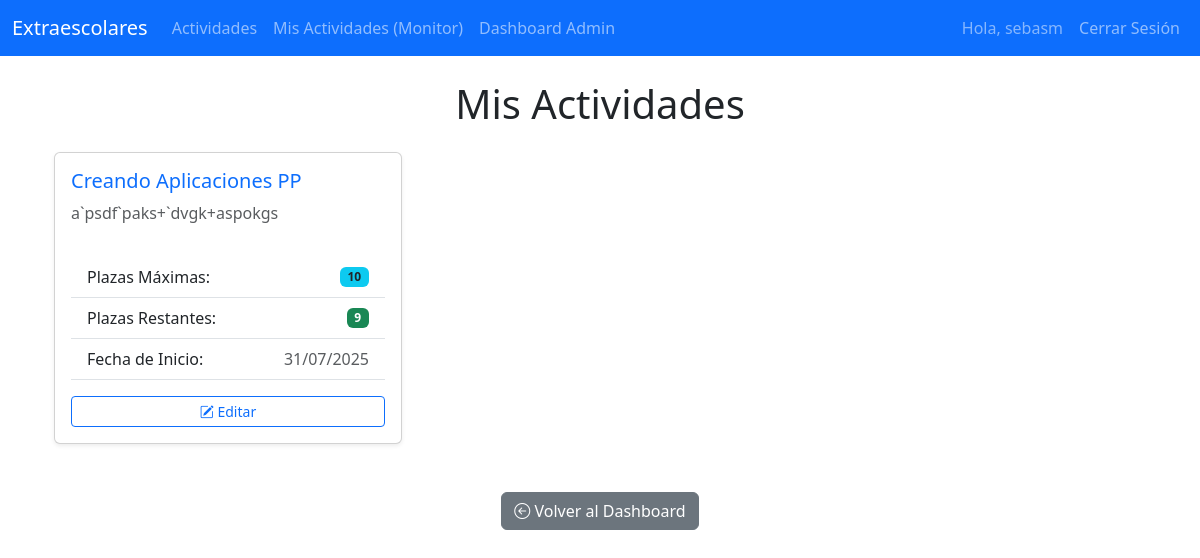
The page /actividades/monitor/actividades/ (signed in) on the database its author committed.
### actividades/models.py (models this page shows, shortened)
class Actividad(models.Model):
    nombre = models.CharField(max_length=200)
    descripcion = models.TextField()
    monitor = models.ForeignKey(Monitor, on_delete=models.SET_NULL, null=True, blank=True)
    plazas_maximas = models.IntegerField()
    fecha_inicio = models.DateField()
    def plazas_restantes(self):
        inscripciones_actuales = self.inscripcion_set.count()
        return self.plazas_maximas - inscripciones_actuales

### actividades/views.py (the view)
# urls.py: path('monitor/actividades/', views.actividades_monitor, name='actividades_monitor'),
@login_required
@user_passes_test(is_monitor, login_url='/login/')
def actividades_monitor(request):
    try:
        monitor_actual = request.user.monitor_profile
        actividades = Actividad.objects.filter(monitor=monitor_actual)
    except Monitor.DoesNotExist:
            actividades = []
    context = {
        'actividades': actividades
    }
    return render(request, 'actividades/actividades_monitor.html', context)

### actividades/views.py (called while the page is built)
def is_monitor(user):
    return not hasattr(user, 'alumno') and user.is_staff # O user.groups.filter(name='Monitores').exists()

### templates/actividades/actividades_monitor.html (shortened to what this page needs)
{% extends 'base.html' %}
{% block content %}
<div class="container mt-4">
    <h1 class="mb-4 text-center">Mis Actividades</h1>
    {% if actividades %}
        <div class="row">
            {% for actividad in actividades %}
                <div class="col-md-6 col-lg-4 mb-4">
                    <div class="card h-100 shadow-sm">
                        <div class="card-body d-flex flex-column">
                            <h5 class="card-title text-primary">{{ actividad.nombre }}</h5>
                            <p class="card-text text-muted flex-grow-1">{{ actividad.descripcion|truncatechars:150 }}</p>
                            <ul class="list-group list-group-flush mt-3">
                                <li class="list-group-item d-flex justify-content-between align-items-center">
                                    Plazas Máximas:
                                    <span class="badge bg-info text-dark">{{ actividad.plazas_maximas }}</span>
                                </li>
                                <li class="list-group-item d-flex justify-content-between align-items-center">
                                    Plazas Restantes:
                                    <span class="badge bg-{% if actividad.plazas_restantes <= 0 %}danger{% elif actividad.plazas_restantes < 5 %}warning{% else %}success{% endif %}">
                                        {{ actividad.plazas_restantes }}
                                    </span>
                                </li>
                                <li class="list-group-item d-flex justify-content-between align-items-center">
                                    Fecha de Inicio:
                                    <span class="text-muted">{{ actividad.fecha_inicio|date:"d/m/Y" }}</span>
                                </li>
                            </ul>
                            <div class="mt-auto pt-3 border-top">
                                <a href="{% url 'admin_editar_actividad' actividad.id %}" class="btn btn-sm btn-outline-primary w-100">
                                    <i class="bi bi-pencil-square"></i> Editar
                                </a>
                            </div>
                        </div>
                    </div>
                </div>
            {% endfor %}
        </div>
    {% endif %}
    <div class="mt-4 text-center">
        <a href="{% url 'admin_dashboard' %}" class="btn btn-secondary">
            <i class="bi bi-arrow-left-circle"></i> Volver al Dashboard
        </a>
    </div>
</div>
{% endblock %}

### templates/base.html (shortened to what this page needs)
{% load static %}
<!DOCTYPE html>
<html lang="es">
<head>
    <link href="https://cdn.jsdelivr.net/npm/bootstrap@5.3.3/dist/css/bootstrap.min.css" rel="stylesheet">
    <link rel="stylesheet" href="https://cdn.jsdelivr.net/npm/bootstrap-icons@1.11.3/font/bootstrap-icons.min.css">
</head>
<body>
    <nav class="navbar navbar-expand-lg navbar-dark bg-primary">
        <div class="container-fluid">
            <a class="navbar-brand" href="{% url 'lista_actividades' %}">Extraescolares</a>
            <div class="collapse navbar-collapse" id="navbarNav">
                <ul class="navbar-nav me-auto mb-2 mb-lg-0">
                    <li class="nav-item">
                        <a class="nav-link" href="{% url 'lista_actividades' %}">Actividades</a>
                    </li>
                    {% if user.is_authenticated %}
                        {% if not user.alumno and user.is_staff %}
                        <li class="nav-item">
                            <a class="nav-link" href="{% url 'actividades_monitor' %}">Mis Actividades (Monitor)</a>
                        </li>
                        {% endif %}
                        {% if user.is_staff %}
                        <li class="nav-item">
                            <a class="nav-link" href="{% url 'admin_dashboard' %}">Dashboard Admin</a>
                        </li>
                        {% endif %}
                    {% endif %}
                </ul>
                <ul class="navbar-nav">
                    {% if user.is_authenticated %}
                        <li class="nav-item">
                            <span class="nav-link text-white-50">Hola, {{ user.username }}</span>
                        </li>
                        <li class="nav-item">
                            <a class="nav-link" href="{% url 'logout' %}">Cerrar Sesión</a>
                        </li>
                    {% endif %}
                </ul>
            </div>
        </div>
    </nav>
    <div class="container mt-4">
        {% block content %}
        {% endblock %}
    </div>
</body>
</html>

### rows shown on the page
Actividad: nombre "Creando Aplicaciones PP", descripcion "a`psdf`paks+`dvgk+aspokgs", plazas_maximas "10", plazas_restantes "9", fecha_inicio "31/07/2025"

### other values the page prints
{{ user.username }} "sebasm"
